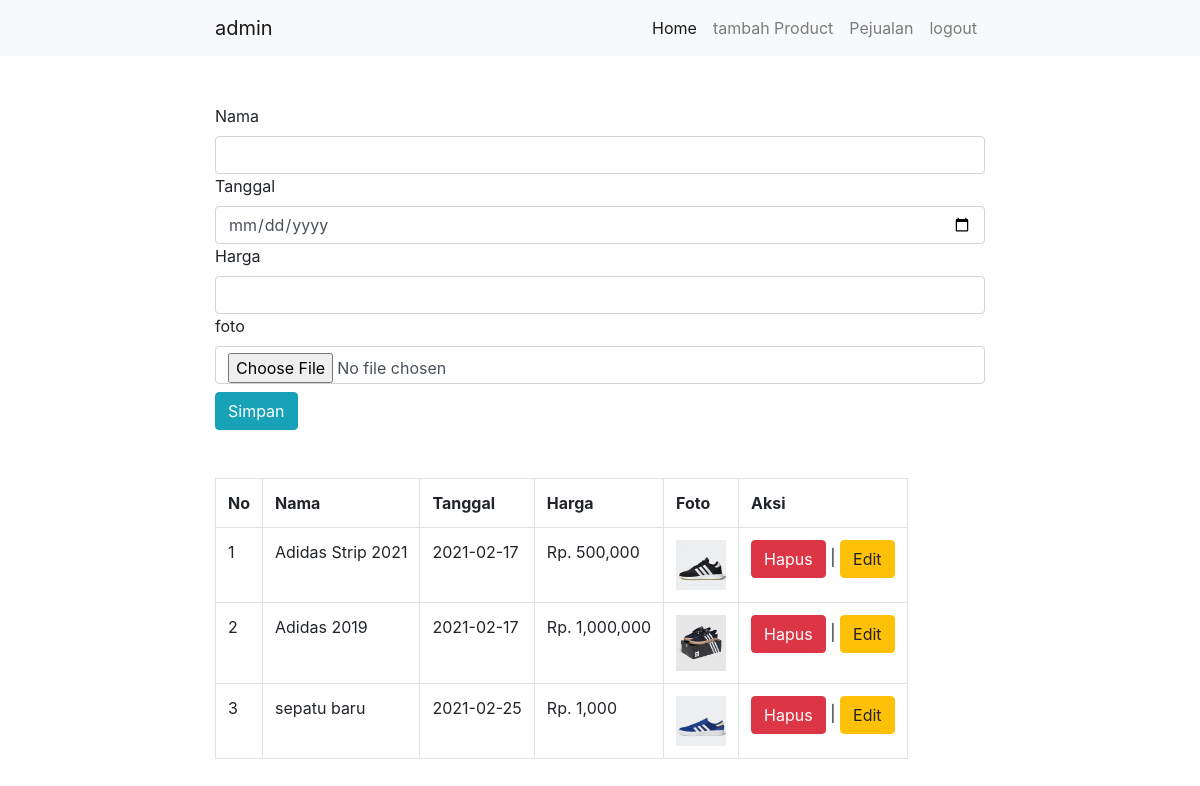
The page /admin/index.php?v=tambah_produk (signed in) on the database its author committed.
### tables this page shows
CREATE TABLE `tb_product` (
  `id_produk` int(11) NOT NULL,
  `nama` varchar(100) NOT NULL,
  `tanggal` date NOT NULL,
  `harga` int(11) NOT NULL,
  `gambar` varchar(255) NOT NULL
);

### admin/tambah_produk.php (the view, shortened to what this page needs)
<?php
include "functions.php";
 ?>
<form method="post" enctype="multipart/form-data">
	<label>Nama</label>
	<input type="text" name="nama" class="form-control">
	<label>Tanggal</label>
	<input type="date" name="tanggal" class="form-control">
	<label>Harga</label>
	<input type="number" name="harga" class="form-control">
	<label>foto</label>
	<input type="file" name="gambar" class="form-control">
	<button class="btn btn-info mt-2" name="simpan" type="submit">Simpan</button>
</form>
<table class="table mt-5 table-responsive">
	<tr class="table-bordered ">
		<th>No</th>
		<th>Nama</th>
		<th>Tanggal</th>
		<th>Harga</th>
		<th>Foto</th>
		<th>Aksi</th>
	</tr>
	<?php
	$no = 1;
	$select = mysqli_query($conn, "SELECT * FROM tb_product");
	while($produk = mysqli_fetch_assoc($select)) :
	?>
	<tr class="table-bordered ">
		<td><?= $no++; ?></td>
		<td><?= $produk["nama"]; ?></td>
		<td><?= $produk["tanggal"]; ?></td>
		<td>Rp. <?= number_format($produk["harga"]); ?></td>
		<td><img src="produk/<?=$produk['gambar'];?>" style="width: 50px;"></td>
		<td>
			<a href="?v=hapus_produk&id=<?=$produk['id_produk'];?>" class="btn btn-danger">Hapus</a> |
			<a href="?v=edit_produk&id=<?=$produk['id_produk'];?>" class="btn btn-warning">Edit</a>
		</td>
	</tr>
	<?php endwhile; ?>
</table>

### rows shown on the page
tb_product: nama "Adidas Strip 2021", tanggal "2021-02-17", harga "500,000", gambar (picture)
tb_product: nama "Adidas 2019", tanggal "2021-02-17", harga "1,000,000", gambar (picture)
tb_product: nama "sepatu baru", tanggal "2021-02-25", harga "1,000", gambar (picture)

### other values the page prints
$_SESSION["username"] "admin"
